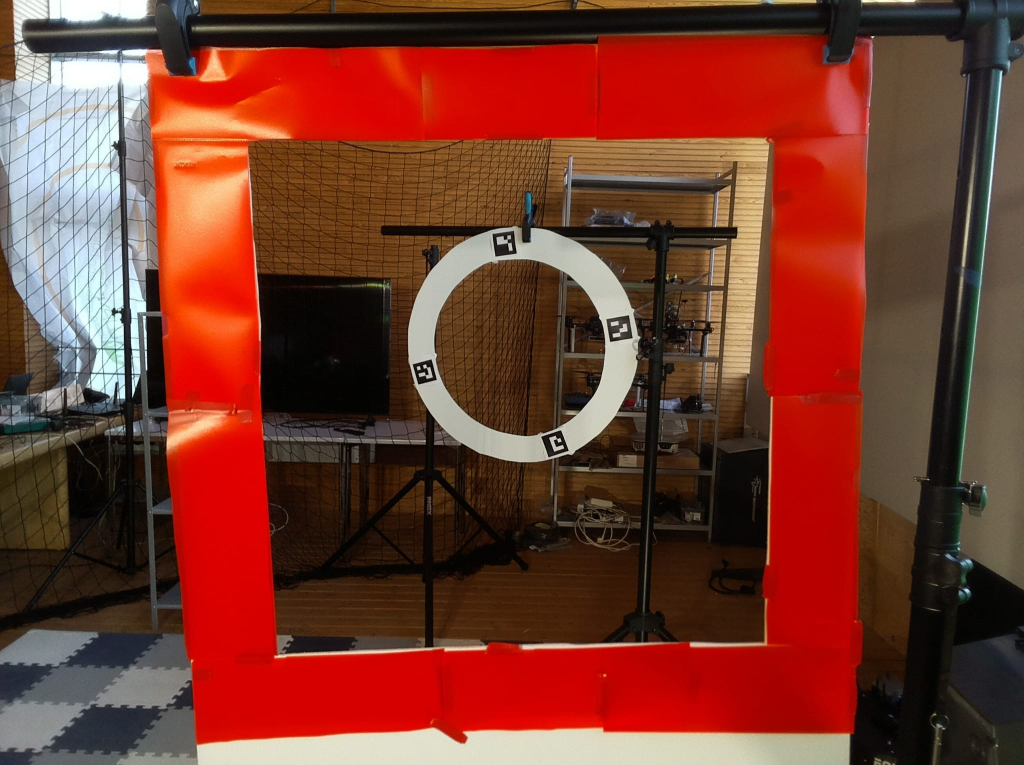
#> input picture pictures/square18.jpeg, 2048 x 1529 px (shown at 1/2 size)
$ python photoshoot.py
#> lines starting #> are read from the running program, lines starting #| are printed output that depends on the picture; after the words box and inside, x2 and y2 are one past the last pixel; in counts of white or black regions, pixels touching at a corner belong together
import cv2
import numpy as np

img = cv2.imread('./pictures/square18.jpeg')
#> img is the input picture: shape (1529, 2048, 3); mean B, G, R 45.1, 58.3, 119.2

hsv = cv2.cvtColor(img, cv2.COLOR_BGR2HSV)
#> hsv: shape (1529, 2048, 3); mean H, S, V 25.4, 153.7, 121.5

lower_bound = np.array([0, 170, 130])
upper_bound = np.array([13, 255, 255])
# find the colors within the boundaries
mask = cv2.inRange(hsv, lower_bound, upper_bound)
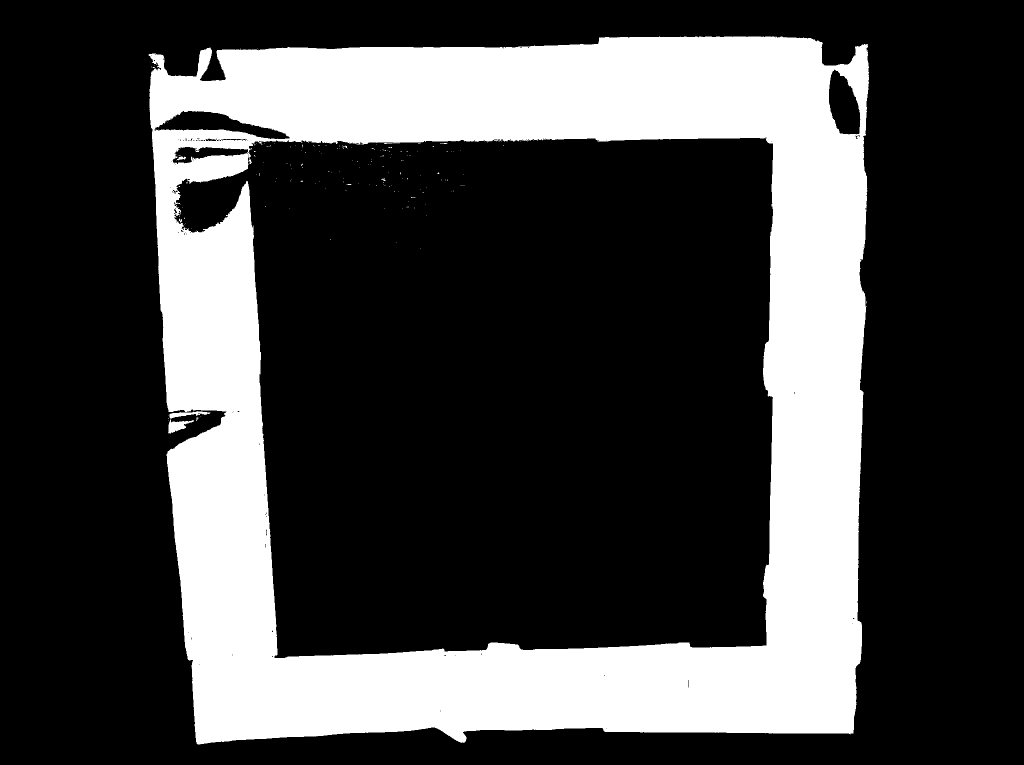
#> mask: shape (1529, 2048) (shown at 1/2 size); 26.9% white; 185 white regions (176 under 20 px), largest, box (x1, y1, x2, y2) and area: (297, 73, 1738, 1489) 841407, (336, 838, 388, 868) 691, (339, 822, 421, 837) 505

kernel = np.ones((7,7),np.uint8)
# Remove unnecessary noise from mask
mask = cv2.morphologyEx(mask, cv2.MORPH_CLOSE, kernel)
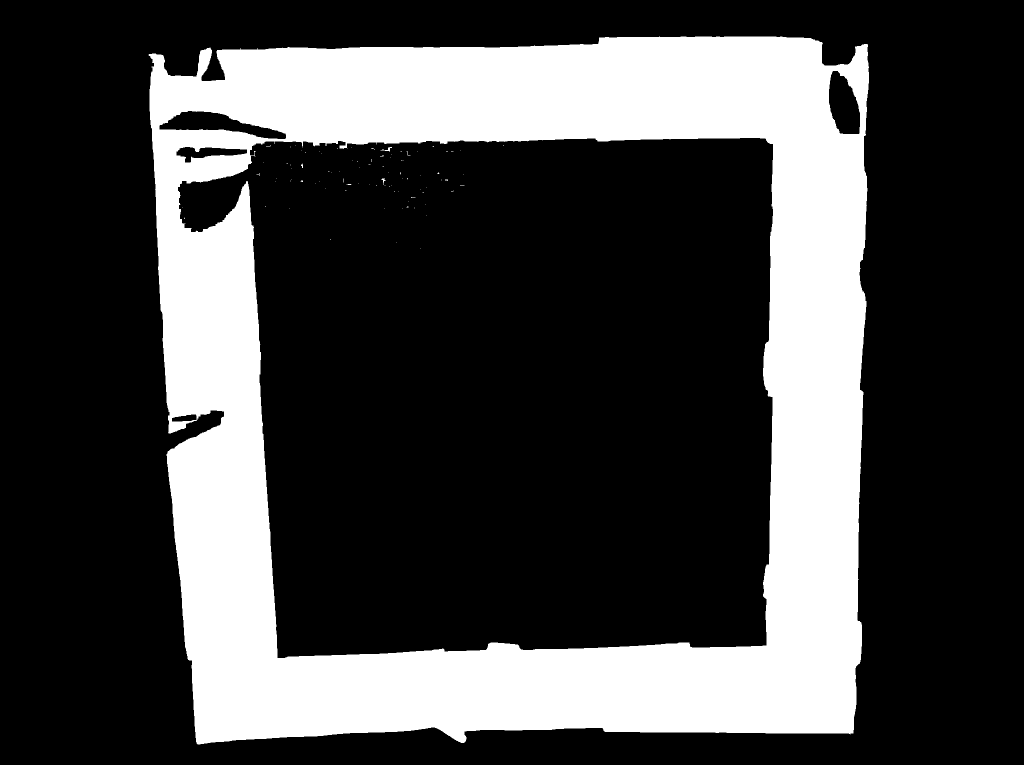
#> mask: shape (1529, 2048) (shown at 1/2 size); 27% white; 91 white regions (87 under 20 px), largest, box (x1, y1, x2, y2) and area: (297, 73, 1738, 1489) 846227, (761, 294, 784, 303) 64, (763, 356, 771, 371) 40, (602, 327, 606, 336) 22
mask = cv2.morphologyEx(mask, cv2.MORPH_OPEN, kernel)
#> mask: shape (1529, 2048); 27% white; 2 white regions

# Segment only the detected region
segmented_img = cv2.bitwise_and(img, img, mask=mask)
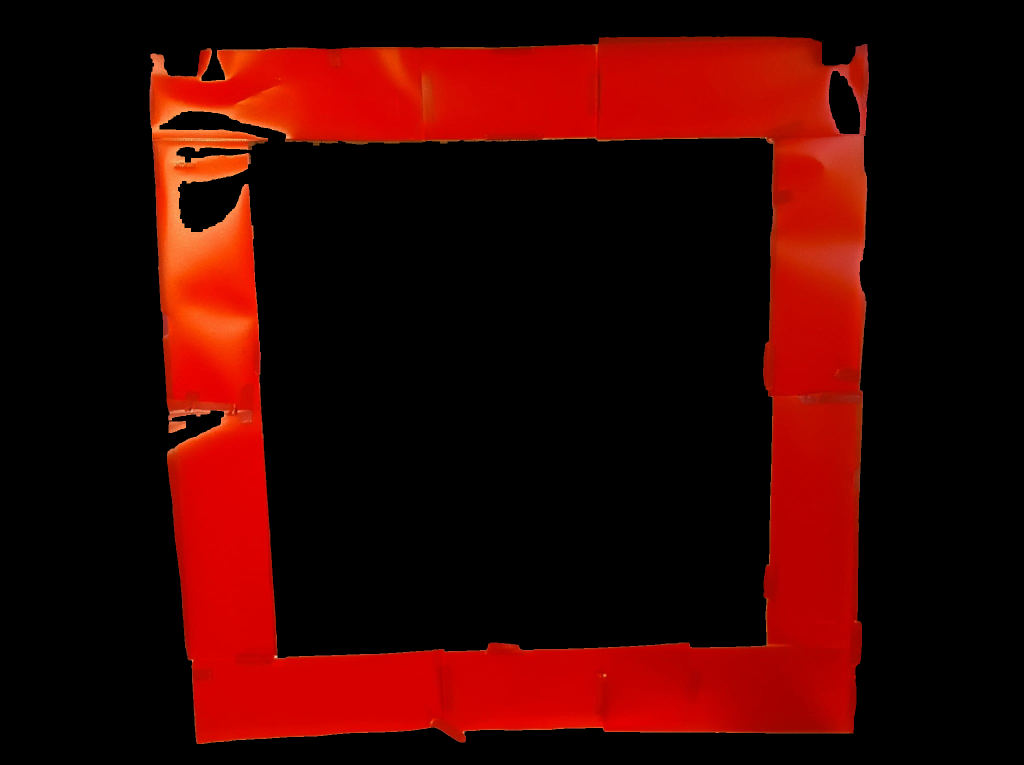
#> segmented_img: shape (1529, 2048, 3) (shown at 1/2 size); mean B, G, R 1.3, 4.7, 55.2
print("Moro!")

contours, hierarchy = cv2.findContours(mask.copy(), cv2.RETR_EXTERNAL, cv2.CHAIN_APPROX_SIMPLE)
#> contours = 2 contours; box (x1, y1, x2, y2) and area: (299, 73, 1738, 1488) 1898700, (337, 842, 372, 866) 602
output = cv2.drawContours(segmented_img, contours, -1, (0, 0, 255), 3)
outputS = cv2.resize(output, (960,540)) # resize output image
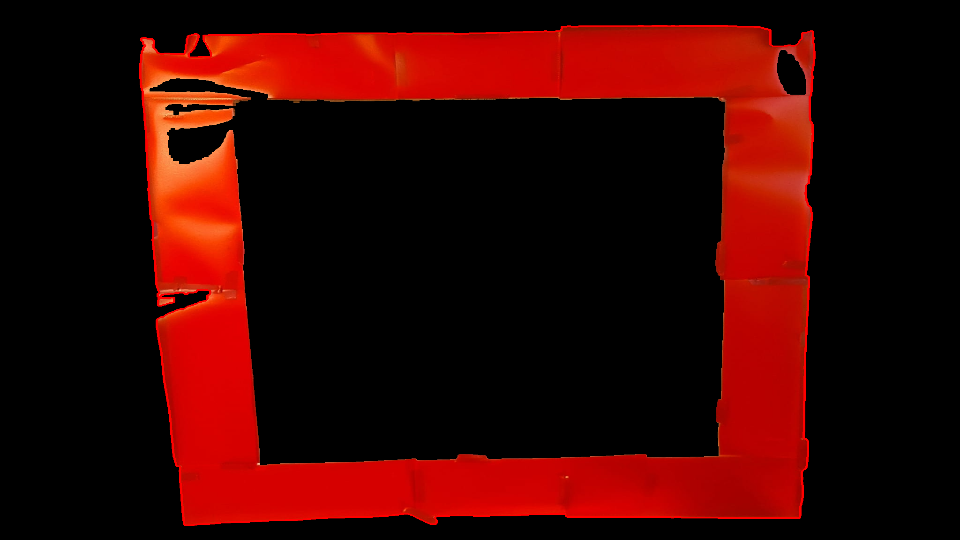
#> outputS: shape (540, 960, 3); mean B, G, R 1.1, 4.4, 56.7
# Showing the output

cv2.imshow("Output", outputS)
cv2.imwrite('output.jpeg', outputS)
cv2.waitKey(0)
cv2.destroyAllWindows()

$ run again, with pictures/square11.jpeg copied over pictures/square18.jpeg
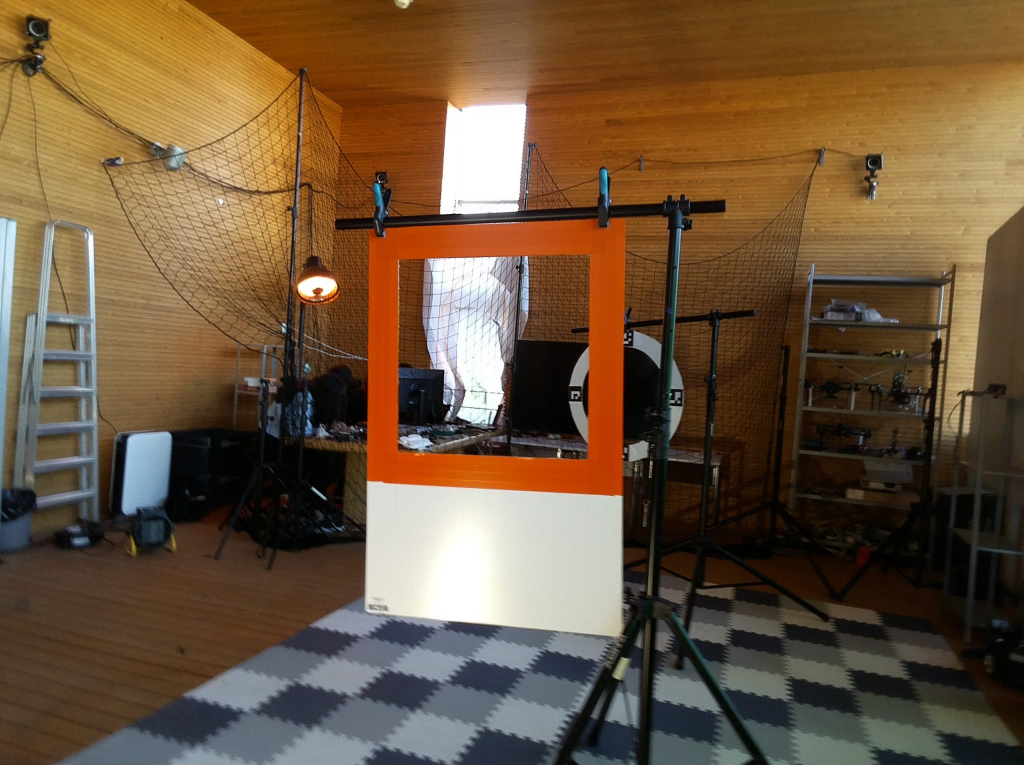
#> input picture pictures/square11.jpeg, 2048 x 1529 px (shown at 1/2 size)
#> img is the input picture: shape (1529, 2048, 3); mean B, G, R 60.8, 85.6, 108.9
#> hsv: shape (1529, 2048, 3); mean H, S, V 34.8, 131.3, 112.5
#> `mask = cv2.inRange(hsv, lower_bound, upper_bound)`:
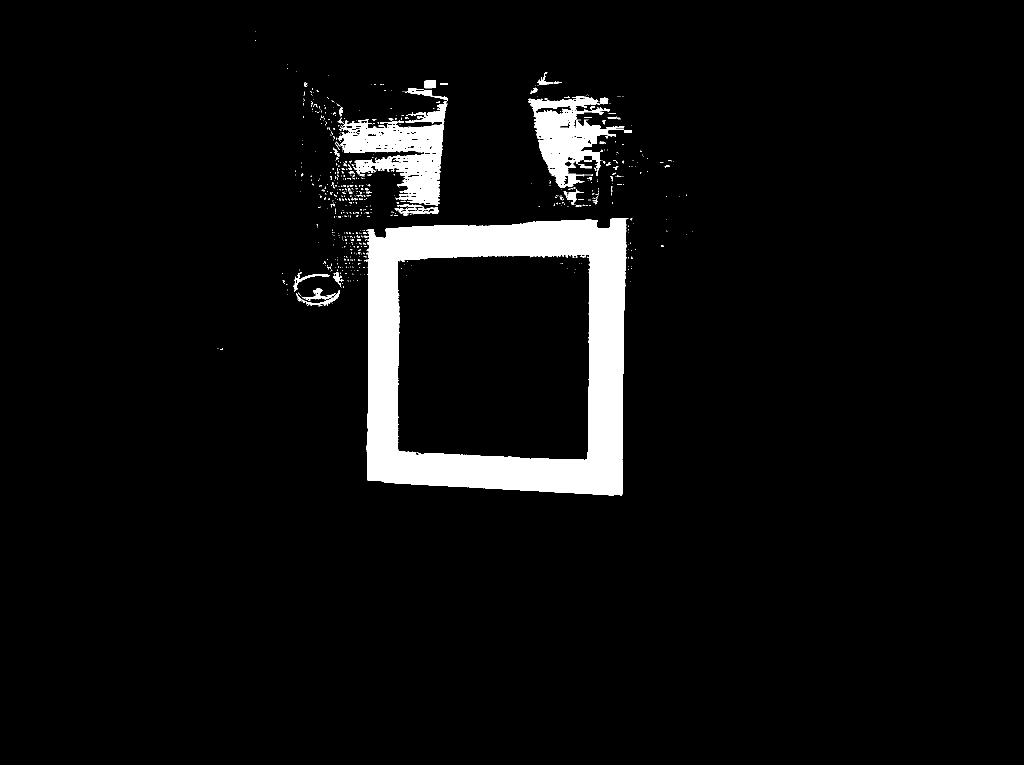
#> mask: shape (1529, 2048) (shown at 1/2 size); 5.2% white; 715 white regions (665 under 20 px), largest, box (x1, y1, x2, y2) and area: (728, 436, 1257, 991) 118611, (675, 203, 894, 411) 19851, (1057, 192, 1264, 376) 15767
#> contours = 24 contours; largest, box (x1, y1, x2, y2) and area: (686, 436, 1258, 991) 270948, (666, 193, 895, 431) 26676, (1057, 192, 1217, 410) 17505, (664, 361, 741, 406) 1549, (816, 160, 872, 192) 866
#> `outputS = cv2.resize(output, (960,540))`:
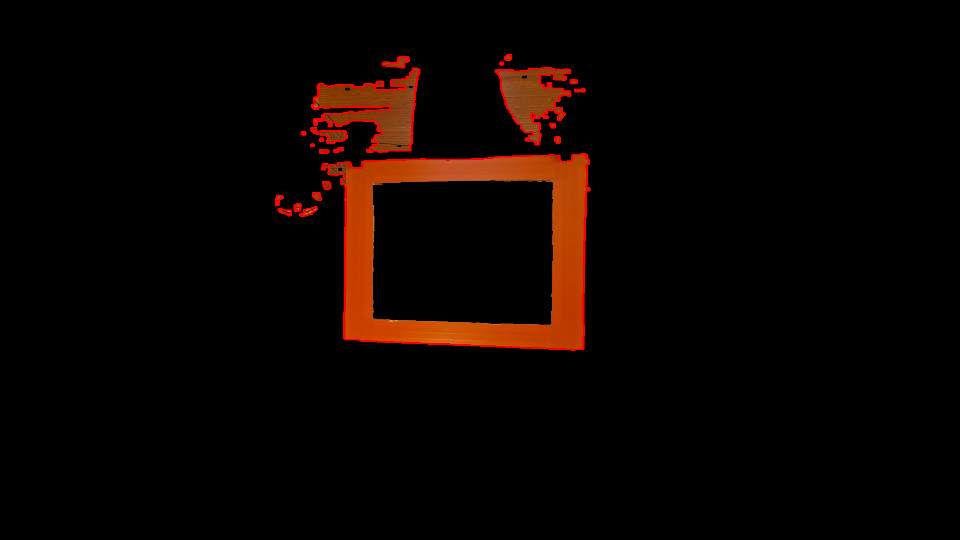
#> outputS: shape (540, 960, 3); mean B, G, R 0.5, 3.4, 11.2
